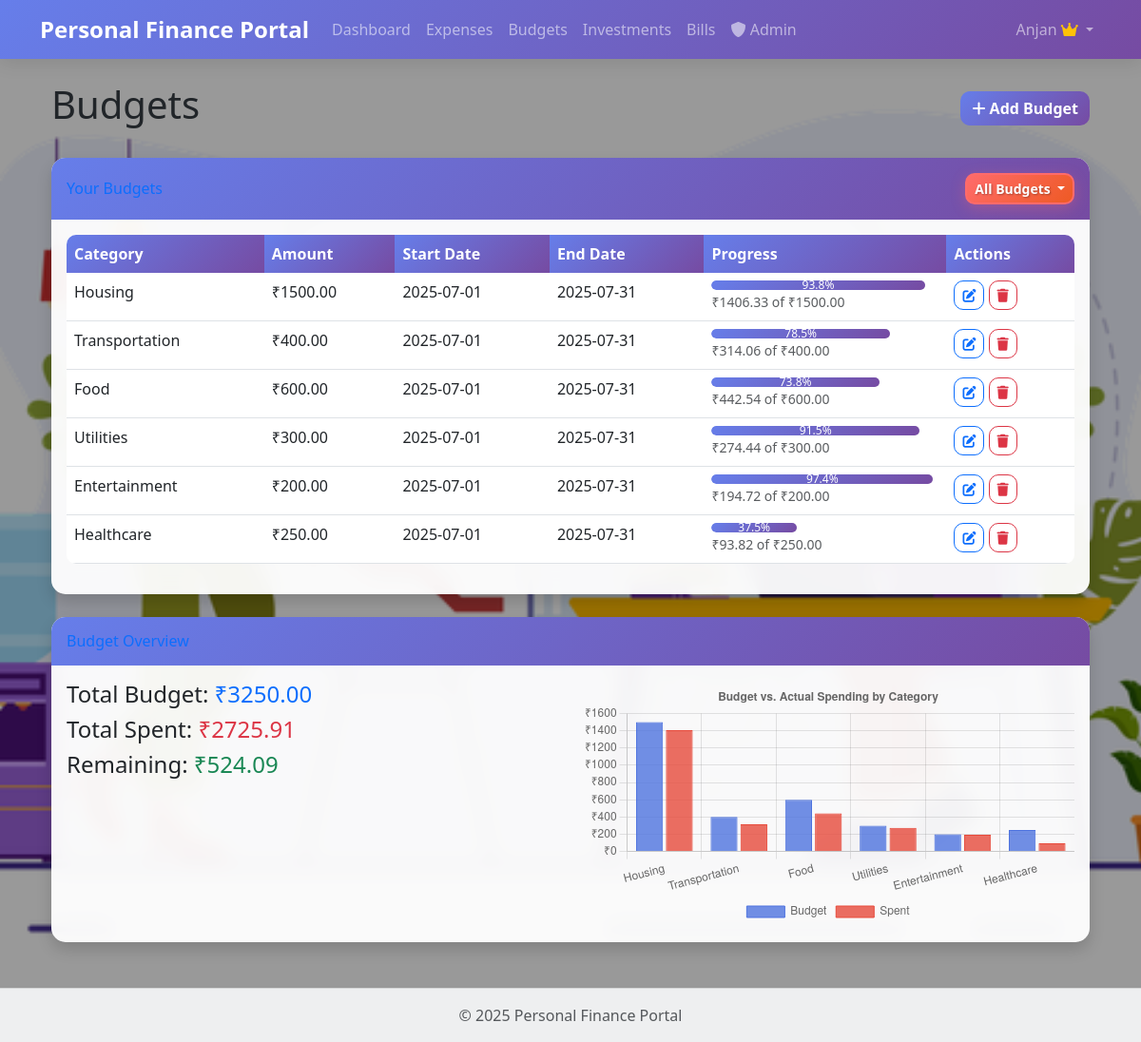
Screenshot of /budgets/ (signed in) with the database file from the repository.
### app/models/user.py (models this page shows, shortened)
class User(db.Model, UserMixin):
    id = db.Column(db.Integer, primary_key=True)
    username = db.Column(db.String(64), index=True, unique=True)
    email = db.Column(db.String(120), index=True, unique=True)
    password_hash = db.Column(db.String(128))
    created_at = db.Column(db.DateTime, default=datetime.utcnow)
    is_admin = db.Column(db.Boolean, default=False)
    is_active = db.Column(db.Boolean, default=False)  # Users need admin approval
    approved_at = db.Column(db.DateTime, nullable=True)
    approved_by = db.Column(db.Integer, db.ForeignKey('user.id'), nullable=True)
    expenses = db.relationship('Expense', backref='user', lazy='dynamic')
    budgets = db.relationship('Budget', backref='user', lazy='dynamic')
    investments = db.relationship('Investment', backref='user', lazy='dynamic')
    bills = db.relationship('Bill', backref='user', lazy='dynamic')

### app/models/budget.py (models this page shows, shortened)
class Budget(db.Model):
    id = db.Column(db.Integer, primary_key=True)
    user_id = db.Column(db.Integer, db.ForeignKey('user.id'), nullable=False)
    category = db.Column(db.String(50), nullable=False)
    amount = db.Column(db.Float, nullable=False)
    start_date = db.Column(db.DateTime, nullable=False)
    end_date = db.Column(db.DateTime, nullable=False)
    spent_amount = db.Column(db.Float, nullable=False, default=0.0)
    spent_percentage = db.Column(db.Float, nullable=False, default=0.0)

### app/routes/budgets.py (the view)
@budgets_bp.route('/')
@login_required
def index():
    budgets_exist = Budget.query.filter_by(user_id=current_user.id).first() is not None
    if not budgets_exist:
        create_sample_budgets()
    filter_type = request.args.get('filter', 'all')
    query = Budget.query.filter_by(user_id=current_user.id)
    today = datetime.now().date()
    if filter_type == 'active':
        query = query.filter(
            Budget.start_date <= today,
            Budget.end_date >= today
        )
    elif filter_type == 'completed':
        query = query.filter(Budget.end_date < today)
    budgets = query.all()
    total_budget = sum(budget.amount for budget in budgets)
    total_spent = sum(budget.spent_amount for budget in budgets)
    categories = []
    budget_amounts = []
    spent_amounts = []
    for budget in budgets:
        categories.append(budget.category)
        budget_amounts.append(budget.amount)
        spent_amounts.append(budget.spent_amount)
    return render_template('budgets/index.html',
                          title='Budgets',
                          budgets=budgets,
                          total_budget=total_budget,
                          total_spent=total_spent,
                          categories=categories,
                          budget_amounts=budget_amounts,
                          spent_amounts=spent_amounts,
                          active_filter=filter_type)

### app/models/user.py (called while the page is built)
@login_manager.user_loader
def load_user(id):
    return User.query.get(int(id))

### app/utils/date_utils.py (called while the page is built)
def get_current_datetime():
    return datetime.now()

### app/templates/budgets/index.html (shortened to what this page needs)
{% extends "base.html" %}
{% block content %}
<div class="container mt-4">
    <div class="d-flex justify-content-between align-items-center mb-4">
        <h1>Budgets</h1>
        <button type="button" class="btn btn-primary" data-bs-toggle="modal" data-bs-target="#addBudgetModal">
            <i class="fas fa-plus"></i> Add Budget
        </button>
    </div>
    {% if budgets %}
    <div class="card shadow mb-4">
        <div class="card-header py-3 d-flex justify-content-between align-items-center">
            <h6 class="m-0 font-weight-bold text-primary">Your Budgets</h6>
            <div class="dropdown">
                <button class="btn btn-sm btn-outline-secondary dropdown-toggle" type="button" id="filterDropdown"
                    data-bs-toggle="dropdown" aria-expanded="false">
                    {% if active_filter == 'all' %}
                    All Budgets
                    {% elif active_filter == 'active' %}
                    Active Budgets
                    {% elif active_filter == 'completed' %}
                    Completed Budgets
                    {% else %}
                    Filter
                    {% endif %}
                </button>
            </div>
        </div>
        <div class="card-body">
            <div class="table-responsive">
                <table class="table table-hover">
                    <thead>
                        <tr>
                            <th>Category</th>
                            <th>Amount</th>
                            <th>Start Date</th>
                            <th>End Date</th>
                            <th>Progress</th>
                            <th>Actions</th>
                        </tr>
                    </thead>
                    <tbody>
                        {% for budget in budgets %}
                        <tr>
                            <td>{{ budget.category }}</td>
                            <td>₹{{ "%.2f"|format(budget.amount) }}</td>
                            <td>{{ budget.start_date.strftime('%Y-%m-%d') }}</td>
                            <td>{{ budget.end_date.strftime('%Y-%m-%d') }}</td>
                            <td>
                                <div class="progress">
                                    <div class="progress-bar {% if budget.spent_percentage > 100 %}bg-danger{% elif budget.spent_percentage > 75 %}bg-warning{% else %}bg-success{% endif %}"
                                        role="progressbar" style="width: {{ budget.spent_percentage }}%;"
                                        aria-valuenow="{{ budget.spent_percentage }}" aria-valuemin="0"
                                        aria-valuemax="100">
                                        {{ budget.spent_percentage }}%
                                    </div>
                                </div>
                                <small class="text-muted">₹{{ "%.2f"|format(budget.spent_amount) }} of ₹{{
                                    "%.2f"|format(budget.amount) }}</small>
                            </td>
                            <td>
                                <button class="btn btn-sm btn-outline-primary" data-bs-toggle="modal"
                                    data-bs-target="#editBudgetModal{{ budget.id }}">
                                    <i class="fas fa-edit"></i>
                                </button>
                                <button class="btn btn-sm btn-outline-danger" data-bs-toggle="modal"
                                    data-bs-target="#deleteBudgetModal{{ budget.id }}">
                                    <i class="fas fa-trash"></i>
                                </button>
                            </td>
                        </tr>
                        {% endfor %}
                    </tbody>
                </table>
            </div>
        </div>
    </div>
    {% else %}
    <div class="alert alert-info">
        You haven't created any budgets yet. Click the "Add Budget" button to get started.
    </div>
    {% endif %}
    <div class="card shadow mb-4">
        <div class="card-header py-3">
            <h6 class="m-0 font-weight-bold text-primary">Budget Overview</h6>
        </div>
        <div class="card-body">
            <div class="row">
                <div class="col-md-6">
                    <h4>Total Budget: <span class="text-primary">₹{{ "%.2f"|format(total_budget) }}</span></h4>
                    <h4>Total Spent: <span class="text-danger">₹{{ "%.2f"|format(total_spent) }}</span></h4>
                    <h4>Remaining: <span class="text-success">₹{{ "%.2f"|format(total_budget - total_spent) }}</span>
                    </h4>
                </div>
                <div class="col-md-6">
                    <canvas id="budgetChart" width="400" height="200"></canvas>
                </div>
            </div>
        </div>
    </div>
</div>
<script>
    document.addEventListener('DOMContentLoaded', function () {
        var ctx = document.getElementById('budgetChart').getContext('2d');
        var budgetChart = new Chart(ctx, {
            type: 'bar',
            data: {
                labels: {{ categories| tojson }},
        datasets: [
        {
            label: 'Budget',
            data: {{ budget_amounts| tojson }},
        backgroundColor: 'rgba(78, 115, 223, 0.8)',
        borderColor: 'rgba(78, 115, 223, 1)',
        borderWidth: 1
                },
        {
            label: 'Spent',
            data: {{ spent_amounts| tojson }},
        backgroundColor: 'rgba(231, 74, 59, 0.8)',
        borderColor: 'rgba(231, 74, 59, 1)',
        borderWidth: 1
                }
    ]
        },
        options: {
        scales: {
            y: {
                beginAtZero: true,
                ticks: {
                    callback: function (value) {
                        return '₹' + value;
                    }
                }
            }
        },
        plugins: {
            title: {
                display: true,
                text: 'Budget vs. Actual Spending by Category'
            },
            legend: {
                position: 'bottom'
            }
        }
    }
    });
});
</script>
{% endblock %}

### app/templates/base.html (shortened to what this page needs)
<!DOCTYPE html>
<html lang="en">
<head>
    <link href="https://cdn.jsdelivr.net/npm/bootstrap@5.3.0-alpha1/dist/css/bootstrap.min.css" rel="stylesheet">
    <link rel="stylesheet" href="https://cdnjs.cloudflare.com/ajax/libs/font-awesome/6.0.0/css/all.min.css">
    <link rel="stylesheet" href="{{ url_for('static', filename='css/style.css') }}">
</head>
<body class="{% if request.endpoint == 'dashboard.index' %}dashboard-page{% elif request.endpoint == 'expenses.index' %}expenses-page{% elif request.endpoint == 'budgets.index' %}budgets-page{% elif request.endpoint == 'investments.index' %}investments-page{% elif request.endpoint == 'bills.index' %}bills-page{% endif %}">
    <nav class="navbar navbar-expand-lg navbar-dark bg-primary">
        <div class="container">
            <a class="navbar-brand" href="{{ url_for('dashboard.index') }}">{{ config.APP_NAME }}</a>
            <div class="collapse navbar-collapse" id="navbarNav">
                <ul class="navbar-nav me-auto">
                    {% if current_user.is_authenticated %}
                    <li class="nav-item">
                        <a class="nav-link" href="{{ url_for('dashboard.index') }}">Dashboard</a>
                    </li>
                    <li class="nav-item">
                        <a class="nav-link" href="{{ url_for('expenses.index') }}">Expenses</a>
                    </li>
                    <li class="nav-item">
                        <a class="nav-link" href="{{ url_for('budgets.index') }}">Budgets</a>
                    </li>
                    <li class="nav-item">
                        <a class="nav-link" href="{{ url_for('investments.index') }}">Investments</a>
                    </li>
                    <li class="nav-item">
                        <a class="nav-link" href="{{ url_for('bills.index') }}">Bills</a>
                    </li>
                    {% if current_user.is_admin %}
                    <li class="nav-item">
                        <a class="nav-link" href="{{ url_for('admin.index') }}">
                            <i class="fas fa-shield-alt"></i> Admin
                        </a>
                    </li>
                    {% endif %}
                    {% endif %}
                </ul>
                <ul class="navbar-nav">
                    {% if current_user.is_authenticated %}
                    <li class="nav-item dropdown">
                        <a class="nav-link dropdown-toggle" href="#" id="userDropdown" role="button"
                            data-bs-toggle="dropdown">
                            {{ current_user.username }}
                            {% if current_user.is_admin %}
                            <i class="fas fa-crown text-warning"></i>
                            {% endif %}
                        </a>
                    </li>
                    {% endif %}
                </ul>
            </div>
        </div>
    </nav>
    <main class="container mt-4">
        {% block content %}{% endblock %}
    </main>
    <footer class="footer mt-5 py-3 bg-light">
        <div class="container text-center">
            <span class="text-muted">© {{ now.year }} {{ config.APP_NAME }}</span>
        </div>
    </footer>
</body>
</html>

### app/static/css/style.css (style rules this page uses)
body.budgets-page { background-image: url('../images/strategic-planning-illustration-download-in-svg-png-gif-file-formats--corporate-gathering-professional-conclave-company-.webp'); background-size: cover; background-position: center; background-attachment: fixed; background-repeat: no-repeat; position: relative; }
body.dashboard-page::before, body.expenses-page::before, body.budgets-page::before, body.investments-page::before, body.bills-page::before { content: ''; position: fixed; top: 0; left: 0; width: 100%; height: 100%; background: rgba(0, 0, 0, 0.4); z-index: -1; }
.card { background: rgba(255, 255, 255, 0.95); backdrop-filter: blur(10px); border: none; border-radius: 15px; box-shadow: 0 8px 32px rgba(0, 0, 0, 0.1); transition: transform 0.3s ease, box-shadow 0.3s ease; }
.card-header { background: linear-gradient(135deg, #667eea 0%, #764ba2 100%); color: white; border-radius: 15px 15px 0 0 !important; border: none; }
.navbar { background: linear-gradient(135deg, #667eea 0%, #764ba2 100%) !important; box-shadow: 0 4px 20px rgba(0, 0, 0, 0.1); }
.navbar-brand { font-weight: 700; font-size: 1.5rem; }
.btn { border-radius: 10px; font-weight: 600; transition: all 0.3s ease; }
.btn-primary { background: linear-gradient(135deg, #667eea 0%, #764ba2 100%); border: none; }
.btn-outline-secondary { background: linear-gradient(135deg, #ff6b6b 0%, #ee5a24 100%); border: 2px solid #ff6b6b; color: white; font-weight: 600; text-shadow: 1px 1px 2px rgba(0, 0, 0, 0.3); box-shadow: 0 4px 15px rgba(255, 107, 107, 0.3); }
.table { background: rgba(255, 255, 255, 0.9); border-radius: 10px; overflow: hidden; }
.table thead th { background: linear-gradient(135deg, #667eea 0%, #764ba2 100%); color: white; border: none; font-weight: 600; }
.footer { background: rgba(248, 249, 250, 0.9) !important; backdrop-filter: blur(10px); border-top: 1px solid rgba(0, 0, 0, 0.1); }
.card { animation: fadeInUp 0.6s ease-out; }
.progress { background: rgba(255, 255, 255, 0.3); border-radius: 10px; height: 10px; }
.progress-bar { background: linear-gradient(135deg, #667eea 0%, #764ba2 100%); border-radius: 10px; }

### rows the page displays
User: username "Anjan"
Budget: category "Housing", amount "1500.00", start_date "2025-07-01", end_date "2025-07-31", spent_percentage "93.8", spent_amount "1406.33"
Budget: category "Transportation", amount "400.00", start_date "2025-07-01", end_date "2025-07-31", spent_percentage "78.5", spent_amount "314.06"
Budget: category "Food", amount "600.00", start_date "2025-07-01", end_date "2025-07-31", spent_percentage "73.8", spent_amount "442.54"
Budget: category "Utilities", amount "300.00", start_date "2025-07-01", end_date "2025-07-31", spent_percentage "91.5", spent_amount "274.44"
Budget: category "Entertainment", amount "200.00", start_date "2025-07-01", end_date "2025-07-31", spent_percentage "97.4", spent_amount "194.72"
Budget: category "Healthcare", amount "250.00", start_date "2025-07-01", end_date "2025-07-31", spent_percentage "37.5", spent_amount "93.82"

### other values shown
{{ config.APP_NAME }} "Personal Finance Portal"
{{ "%.2f"|format(total_budget) }} "3250.00"
{{ "%.2f"|format(total_spent) }} "2725.91"
{{ "%.2f"|format(total_budget - total_spent) }} "524.09"
{{ now.year }} "2025"
chart data {{ categories| tojson }} ["Housing", "Transportation", "Food", "Utilities", "Entertainment", "Healthcare"]
chart data {{ budget_amounts| tojson }} [1500.0, 400.0, 600.0, 300.0, 200.0, 250.0]
chart data {{ spent_amounts| tojson }} [1406.33, 314.06, 442.54, 274.44, 194.72, 93.82]
